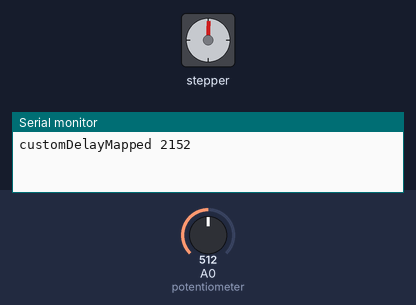
Recording of a sketch running on a simulated ESP8266 (NodeMCU). Shown: stepper motor, the last lines printed to the serial monitor. Wiring (inferred from the names in the program): stepper motor driver (200 steps per turn assumed): step D4; direction D3. The inputs (shaded band) are chosen by the test bench; at power-on: A0 (potentiometer) = 512.

Above: at 5.1 s.
5.2 s: A0 (potentiometer) set to 0
At 14.4 s:
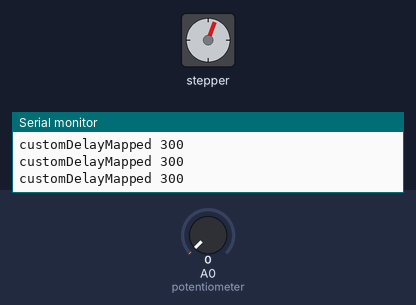
15.0 s: A0 (potentiometer) set to 122
20.3 s: A0 (potentiometer) set to 210
25.6 s: A0 (potentiometer) set to 0
At 29.1 s:
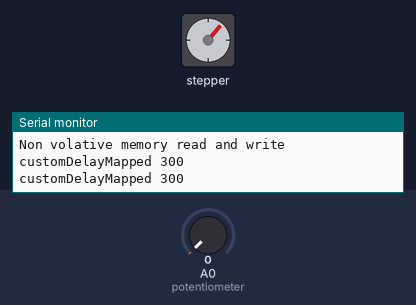
Timing chart, 0 to 57.2 s (numbered marks = the images above; inputs shaded):
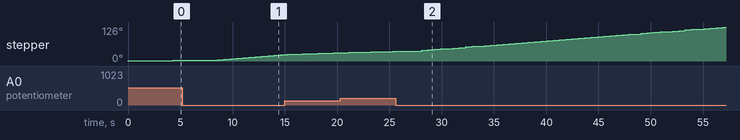

The sketch:

orbital_shaker.ino
```cpp
/*
  ReadAnalogVoltage
  The ESP8266EX(Which IC D1 board used)  integrates a generic purpose 10-bit analog ADC. The ADC range is from 0V to 1.0V
  And on the  board, we use following circuit:
  -----A0
  |
 220K
  |--- ADC
 100K
  |
 GND
so,the input voltage(A0) can be 3.2V, and the A0=3.2*ADC
 */
class OSStatitics {
    public:
       OSStatitics();
       ~OSStatitics();
       void updateStep(int delayUs);

    private:

      unsigned long nSecondsUsed;
      unsigned long nMicroSeconds;

      unsigned long nRevs;
      unsigned int nSteps;

      bool dirty;
};

OSStatitics::OSStatitics()
{
    dirty = false;

    nSecondsUsed = 0;
    nMicroSeconds = 0;

    nRevs = 0;
    nSteps = 0;
}

void OSStatitics::updateStep(int delayUs)
{
    if(delayUs <= 340)
    {
        if (dirty)
        {

            //Read flash, update, write back
#if 0
            EEPROM.read(address);

            Update ....

            Serial.println("Non volative memory read and write");
            EEPROM.write(address, value);
            EEPROM.commit();
#endif
            Serial.println("Non volative memory read and write");

            dirty = false;
            nMicroSeconds = 0;
            nSteps = 0;
            nRevs = 0;
            nSecondsUsed = 0;
        }
    }
    else if (delayUs > 350)
    {
        dirty = true;
        nMicroSeconds += (delayUs * 2);
        if (nMicroSeconds >= 1000000)
        {
            nSecondsUsed++;
            nMicroSeconds = 0;
        }
        nSteps++;
        if (nSteps >= 200)
        {
          nRevs++;
          nSteps = 0;
        }
    }
}


// Defines pins numbers
const int stepPin = D4; //D3
const int dirPin = D3;  //D4

OSStatitics* osStatitics_p;

void setup() {
  // Sets the two pins as Outputs
  pinMode(stepPin,OUTPUT);
  pinMode(dirPin,OUTPUT);

  digitalWrite(dirPin,HIGH); //Enables the motor to move in a particular direction

  Serial.begin(115200);
  osStatitics_p = new OSStatitics();
}


void loop() {

  int customDelayMapped = speedUp(); // Gets custom delay values from the custom speedUp function
  // Makes pules with custom delay, depending on the Potentiometer, from which the speed of the motor depends
  digitalWrite(stepPin, HIGH);
  delay(customDelayMapped);
  digitalWrite(stepPin, LOW);
  delay(customDelayMapped);

  osStatitics_p->updateStep(customDelayMapped);
  Serial.print("customDelayMapped ");
  Serial.print(customDelayMapped, DEC);
  Serial.println("");

}

// Function for reading the Potentiometer
int speedUp() {

  int customDelay = analogRead(A0); // Reads the potentiometer
  int newCustom = map(customDelay, 0, 1023, 300,4000); // Convrests the read values of the potentiometer from 0 to 1023 into desireded delay values (300 to 4000)

  return newCustom;

}
```
